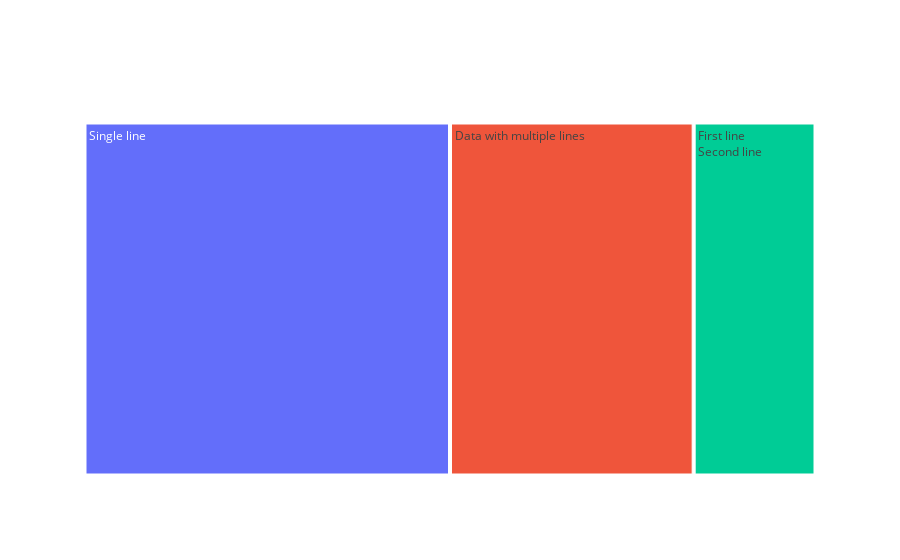

The notebook cell this image was saved under:
### Code cell
import plotly.graph_objects as go

# 创建一个简单的 Treemap 图表
labels = ['A', 'B', 'C']
values = [10, 20, 30]
custom_data = ['First line<br>Second line', 'Data with multiple lines', 'Single line']

fig = go.Figure(go.Treemap(
    labels=labels,
    parents=['', '', ''],
    values=values,
    text=custom_data,  # 设置自定义数据为文本属性
    texttemplate='%{text}',  # 使用 texttemplate 属性来渲染自定义数据
     hoverinfo='none'  # 设置 hoverinfo 为 'none'，关闭悬停效果
))

# 显示图表
fig.show()

### Figure 1 — Plotly figure (JSON) as saved in the notebook; plotly's stock layout.template omitted (floating-point values rounded to 4 significant figures)
{"data": [{"hoverinfo": "none", "labels": ["A", "B", "C"], "parents": ["", "", ""], "text": ["First line<br>Second line", "Data with multiple lines", "Single line"], "texttemplate": "%{text}", "type": "treemap", "values": [10, 20, 30]}], "layout": {}}
